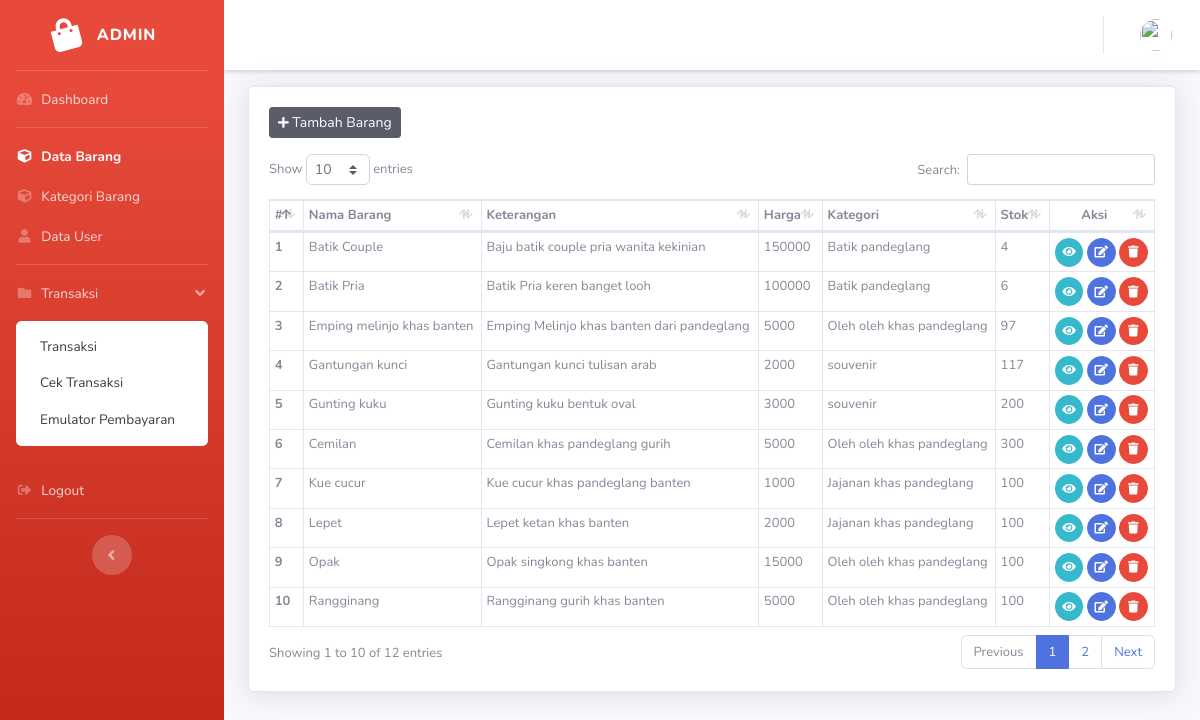
Page /index.php/admin/data_barang on the committed database.
### tables this page shows
CREATE TABLE `tb_barang` (
  `id_barang` int(11) NOT NULL,
  `nama_barang` varchar(128) NOT NULL,
  `keterangan` varchar(128) NOT NULL,
  `harga` varchar(128) NOT NULL,
  `id_kategori` int(11) NOT NULL,
  `stok` int(100) NOT NULL,
  `gambar` varchar(128) NOT NULL
);

CREATE TABLE `kategori` (
  `id_kategori` int(11) NOT NULL,
  `nama_kategori` varchar(128) NOT NULL
);

### application/controllers/admin/Data_barang.php (called while the page is built, shortened)
<?php
class Data_barang extends CI_Controller
{
   public function index()
   {
      $data['title'] = 'Data Barang';
      $data['user'] = $this->db->get_where('user', ['email' => $this->session->userdata('email')])->row_array();
      $data['barang'] = $this->Model_barang->tampil_admin();
      $data['kategori'] = $this->Model_barang->tampil_kategori();
      $this->load->view('admin_templates/header', $data);
      $this->load->view('admin_templates/sidebar');
      $this->load->view('admin_templates/topbar', $data);
      $this->load->view('admin/data_barang', $data);
      $this->load->view('admin_templates/footer');
   }
}

### index.php (called while the page is built, shortened)
<?php
require_once BASEPATH.'core/CodeIgniter.php';

### application/models/Model_barang.php (called while the page is built, shortened)
<?php
class Model_barang extends CI_Model
{
   public function tampil_admin()
   {
      $query = "SELECT `tb_barang`.*, `kategori`.`nama_kategori`
                  FROM `tb_barang` JOIN `kategori`
                  ON `tb_barang`.`id_kategori` = `kategori`.`id_kategori`
                ";
      return $this->db->query($query)->result_array();
   }
}

### application/views/admin/data_barang.php (the view, shortened to what this page needs)
<div class="container" style="font-size:13px;">
   <div class="row">
      <div class="col-md">
         <div class="card shadow">
            <div class="card-body">
               <button type="button" class="btn btn-sm btn-dark mb-3" data-toggle="modal" data-target="#exampleModal">
                  <i class="fas fa-plus fa-sm"></i> Tambah Barang
               </button>
               <table id="dataTable" class="table table-sm table-bordered">
                  <thead>
                     <tr>
                        <th scope="col">#</th>
                        <th scope="col">Nama Barang</th>
                        <th scope="col">Keterangan</th>
                        <th scope="col">Harga</th>
                        <th scope="col">Kategori</th>
                        <th scope="col">Stok</th>
                        <th scope="col" class="text-center">Aksi</th>
                     </tr>
                  </thead>
                  <tbody>
                     <?php
                     $i = 1;
                     foreach ($barang as $brg) : ?>
                        <tr>
                           <th scope="row"><?= $i++; ?></th>
                           <td><?= $brg['nama_barang']; ?></td>
                           <td><?= $brg['keterangan'];; ?></td>
                           <td><?= $brg['harga']; ?></td>
                           <td><?= $brg['nama_kategori'];; ?></td>
                           <td><?= $brg['stok']; ?></td>
                           <td>
                              <a href="<?= base_url('admin/data_barang/detail/') . $brg['id_barang']; ?>" class="btn btn-circle btn-sm btn-info"><i class="fas fa-eye"></i></a>
                              <a href="<?= base_url('admin/data_barang/edit/') . $brg['id_barang']; ?>" class="btn btn-circle btn-sm btn-primary"><i class="fas fa-edit"></i></a>
                              <a href="<?= base_url('admin/data_barang/hapus/') . $brg['id_barang']; ?>" class="btn btn-circle btn-sm btn-danger"><i class="fas fa-trash"></i></a>
                           </td>
                        </tr>
                     <?php endforeach; ?>
                  </tbody>
               </table>
            </div>
         </div>
      </div>
   </div>
</div>

### rows in the picture
tb_barang: nama_barang "Batik Couple", keterangan "Baju batik couple pria wanita kekinian", harga "150000", id_kategori.nama_kategori "Batik pandeglang", stok "4"
tb_barang: nama_barang "Batik Pria", keterangan "Batik Pria keren banget looh", harga "100000", id_kategori.nama_kategori "Batik pandeglang", stok "6"
tb_barang: nama_barang "Emping melinjo khas banten", keterangan "Emping Melinjo khas banten dari pandeglang", harga "5000", id_kategori.nama_kategori "Oleh oleh khas pandeglang", stok "97"
tb_barang: nama_barang "Gantungan kunci", keterangan "Gantungan kunci tulisan arab", harga "2000", id_kategori.nama_kategori "souvenir", stok "117"
tb_barang: nama_barang "Gunting kuku", keterangan "Gunting kuku bentuk oval", harga "3000", id_kategori.nama_kategori "souvenir", stok "200"
tb_barang: nama_barang "Cemilan", keterangan "Cemilan khas pandeglang gurih", harga "5000", id_kategori.nama_kategori "Oleh oleh khas pandeglang", stok "300"
tb_barang: nama_barang "Kue cucur", keterangan "Kue cucur khas pandeglang banten", harga "1000", id_kategori.nama_kategori "Jajanan khas pandeglang", stok "100"
tb_barang: nama_barang "Lepet", keterangan "Lepet ketan khas banten", harga "2000", id_kategori.nama_kategori "Jajanan khas pandeglang", stok "100"
tb_barang: nama_barang "Opak", keterangan "Opak singkong khas banten", harga "15000", id_kategori.nama_kategori "Oleh oleh khas pandeglang", stok "100"
tb_barang: nama_barang "Rangginang", keterangan "Rangginang gurih khas banten", harga "5000", id_kategori.nama_kategori "Oleh oleh khas pandeglang", stok "100"
